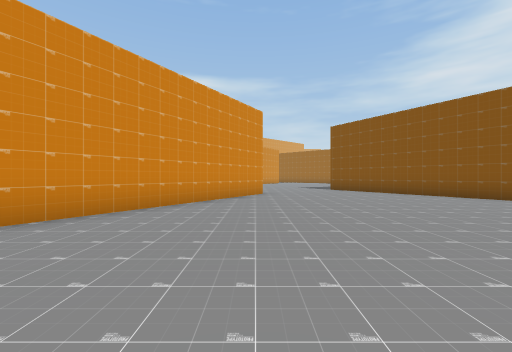
View 1 (above)

19 first-person views from a walk through a Unity game level. The camera is 1.3 m above the floor, looks level and sees 90° across. The floor is counted in squares, 2 m on a side. Each view is taken from the middle of a square. On the plan, view 1 faces up. The plan holds only what a view shows up to about 9 squares ahead; the rest is blank. The place goes on beyond the plan. The player is left out.

View 2
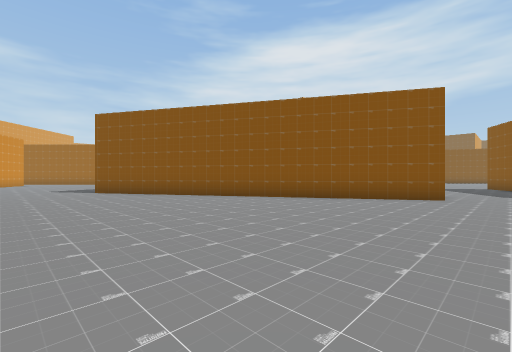

View 3
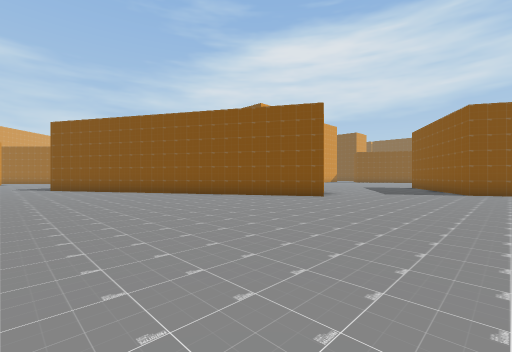

View 4
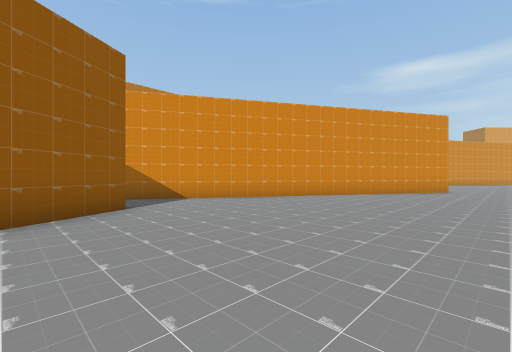

View 5
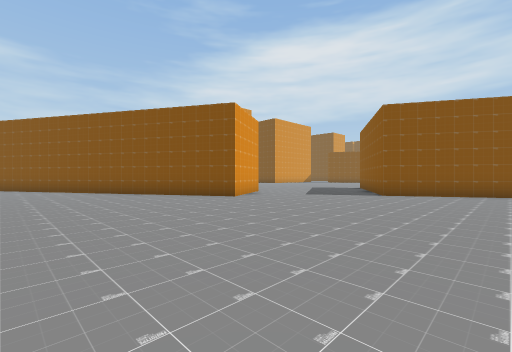

View 6
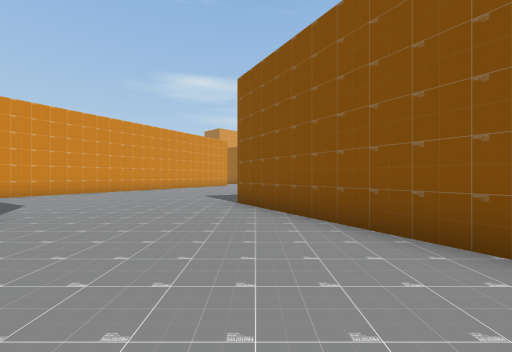

View 7
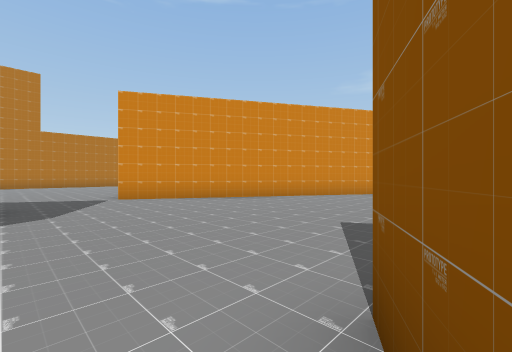

View 8
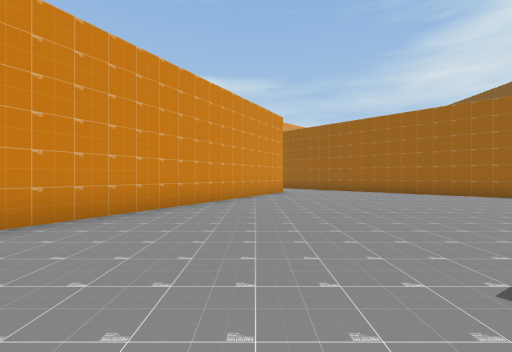

View 9
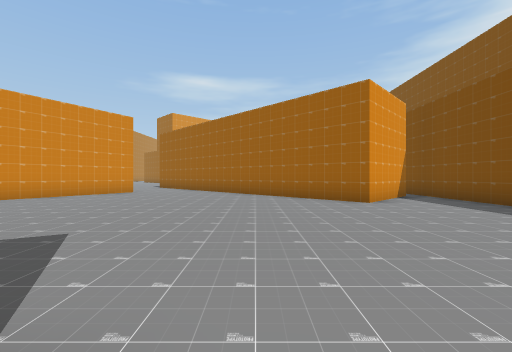

View 10
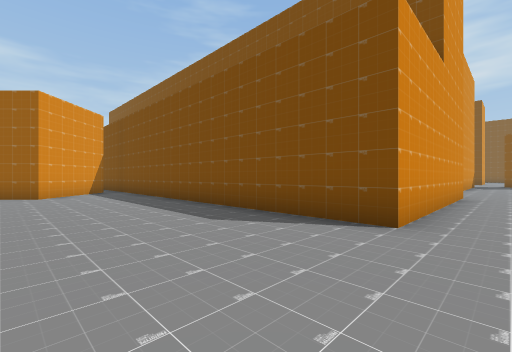

View 11
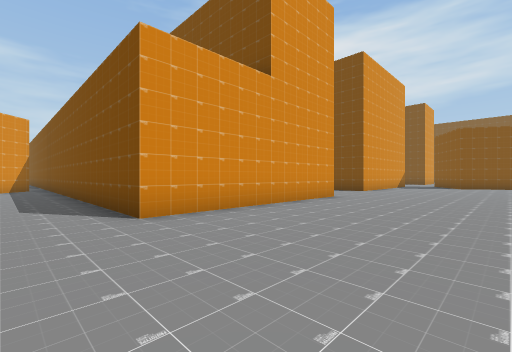

View 12
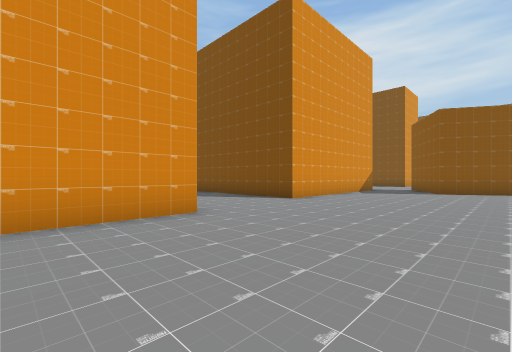

View 13
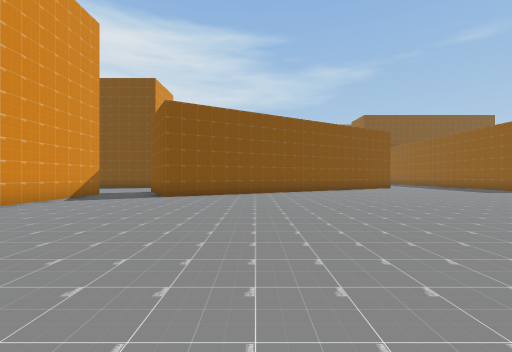

View 14
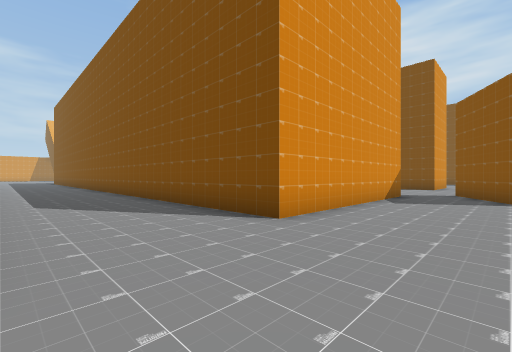

View 15
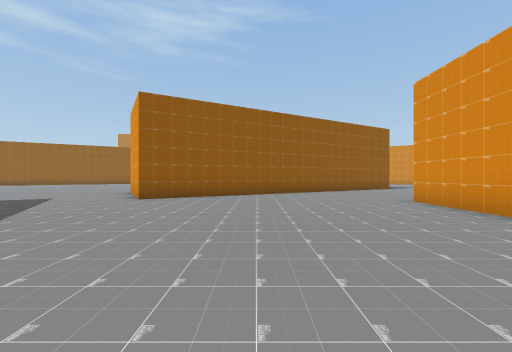

View 16
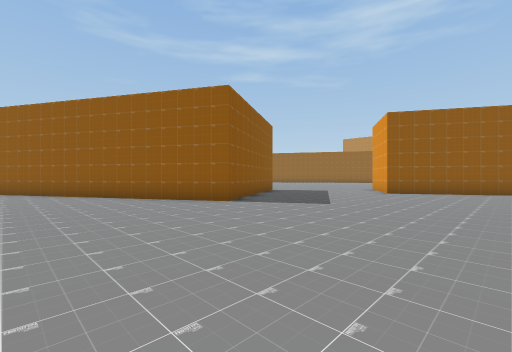

View 17
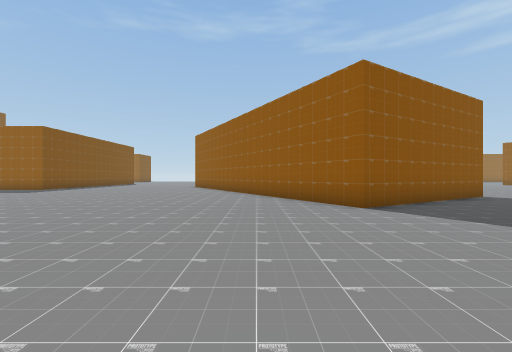

View 18
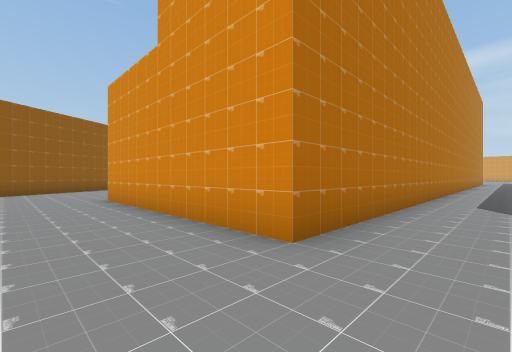

View 19
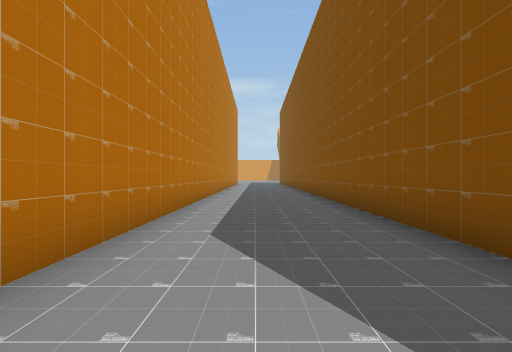

### Floor plan
Key: @ floor where view 1 was taken; # wall or solid block; x gap in a wall; . floor.
Columns run from 7 left of view 1 to 28 right of it. Each row starts with its distance up from view 1.
 22         #.....##   .#    #...#
 21        ##......####x#    #...#
 20       ##........##..#    #...#
 19       #.............#    #...#
 18      ##.............#    #...#
 17      #..............#    #...#
 16     ##..............#    #...#
 15    ##...... ........#    #...#
 14    #.......  .......#    #...#
 13  ..........   . ....#    #...#
 12 ...........##   ....#    #...#######
 11 ............#   ....######..........
 10        .....## #....................
  9       ##.....####.................##
  8       #......##  ..................#
  7      ##.......#  #.................#
  6     ##........####..................
  5     #..........####.................
  4    ##...........###.................
  3    #............##..................
  2   ##................................
  1   #....................###..........
  0  ##....@..............## ##.........
 -1   ..................###   #.........
 -2     #................#    ##........
 -3     #..... ..........##    #..
 -4            ...........#    ##.
 -5                             ##

Where each view was taken, in squares from view 1:
view 1: 0 up, 0 right, facing up
view 2: 1 up, 1 right, facing up-right
view 3: 2 down, 2 right, facing up-right
view 4: 3 down, 2 right, facing up-left
view 5: 4 down, 4 right, facing up-right
view 6: 6 up, 4 right, facing up
view 7: 11 up, 4 right, facing up-left
view 8: 13 up, 1 right, facing up
view 9: 13 up, 7 right, facing up
view 10: 10 up, 9 right, facing up-right
view 11: 7 up, 11 right, facing up-right
view 12: 7 up, 16 right, facing up-right
view 13: 6 up, 19 right, facing right
view 14: 9 up, 19 right, facing up-right
view 15: 7 up, 19 right, facing left
view 16: 7 up, 22 right, facing down-left
view 17: 7 up, 20 right, facing down
view 18: 9 up, 20 right, facing up-left
view 19: 13 up, 20 right, facing up
